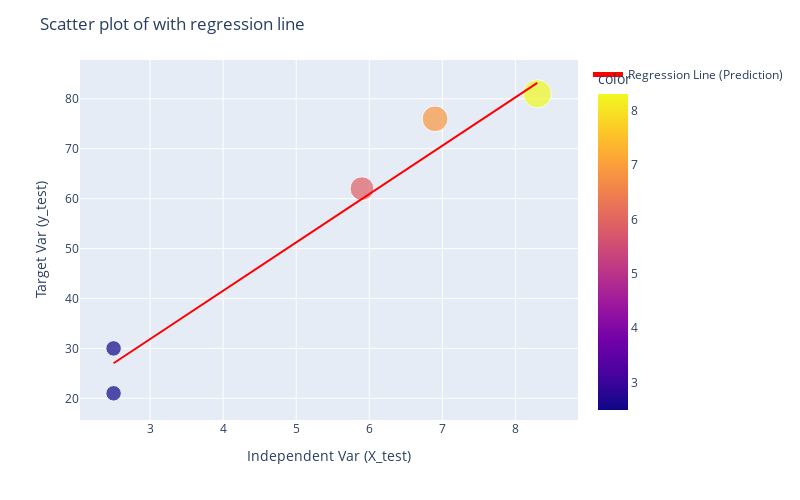

The cell this chart's notebook holds for it:
### Markdown cell above
#### 3) Model Building & Training

### Code cell
# Splitting the data into train-test 
import plotly.graph_objects as go
from sklearn.model_selection import train_test_split
from sklearn.linear_model import LinearRegression

# Splitting the data into train-test
X = data[['Hours']]
y = data[['Scores']]

X_train, X_test, y_train, y_test = train_test_split(X, y, test_size=0.2, random_state=42)


# Training the model
model = LinearRegression()
model.fit(X_train, y_train)

# Predicting the results
y_pred = model.predict(X_test)

X_test_flat = X_test.values.flatten()
y_test_flat = y_test.values.flatten()
y_pred_flat = y_pred.reshape(-1, 1).flatten()

# Plotting the scatter plot with regression line
fig = px.scatter(x=X_test_flat, y=y_test_flat, size=X_test_flat, color=X_test_flat, labels={'x':'Independent Var (X)', 'y':'Target Var (y)'})

fig.add_trace(
    go.Scatter(
        x=X_test_flat,
        y=y_pred_flat,
        mode='lines',
        name='Regression Line (Prediction)',
        line=dict(color='red')
    )
)

fig.update_layout(
    title='Scatter plot of with regression line',
    xaxis_title='Independent Var (X_test)',
    yaxis_title='Target Var (y_test)',
    width=800,
    height=500
)

fig.show()

### Figure 1 — Plotly figure (JSON) as saved in the notebook; plotly's stock layout.template omitted (floating-point values rounded to 4 significant figures)
{"data": [{"hovertemplate": "Independent Var (X)=%{x}<br>Target Var (y)=%{y}<br>size=%{marker.size}<br>color=%{marker.color}<extra></extra>", "legendgroup": "", "marker": {"color": [8.3, 2.5, 2.5, 6.9, 5.9], "coloraxis": "coloraxis", "size": [8.3, 2.5, 2.5, 6.9, 5.9], "sizemode": "area", "sizeref": 0.02075, "symbol": "circle"}, "mode": "markers", "name": "", "orientation": "v", "showlegend": false, "type": "scatter", "x": [8.3, 2.5, 2.5, 6.9, 5.9], "xaxis": "x", "y": [81, 30, 21, 76, 62], "yaxis": "y"}, {"line": {"color": "red"}, "mode": "lines", "name": "Regression Line (Prediction)", "type": "scatter", "x": [8.3, 2.5, 2.5, 6.9, 5.9], "y": [83.19, 27.03, 27.03, 69.63, 59.95]}], "layout": {"coloraxis": {"colorbar": {"title": {"text": "color"}}, "colorscale": [[0, "#0d0887"], [0.1111, "#46039f"], [0.2222, "#7201a8"], [0.3333, "#9c179e"], [0.4444, "#bd3786"], [0.5556, "#d8576b"], [0.6667, "#ed7953"], [0.7778, "#fb9f3a"], [0.8889, "#fdca26"], [1, "#f0f921"]]}, "height": 500, "legend": {"itemsizing": "constant", "tracegroupgap": 0}, "margin": {"t": 60}, "title": {"text": "Scatter plot of with regression line"}, "width": 800, "xaxis": {"anchor": "y", "domain": [0, 1], "title": {"text": "Independent Var (X_test)"}}, "yaxis": {"anchor": "x", "domain": [0, 1], "title": {"text": "Target Var (y_test)"}}}}
